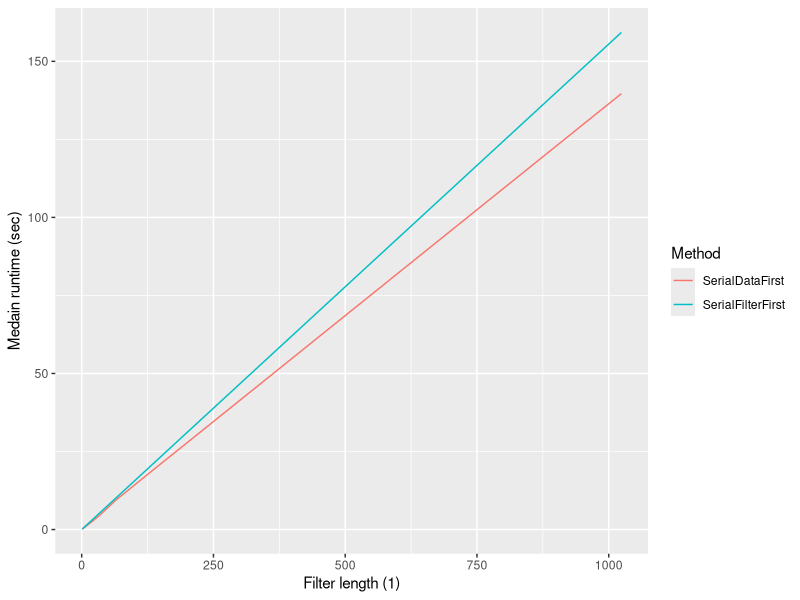
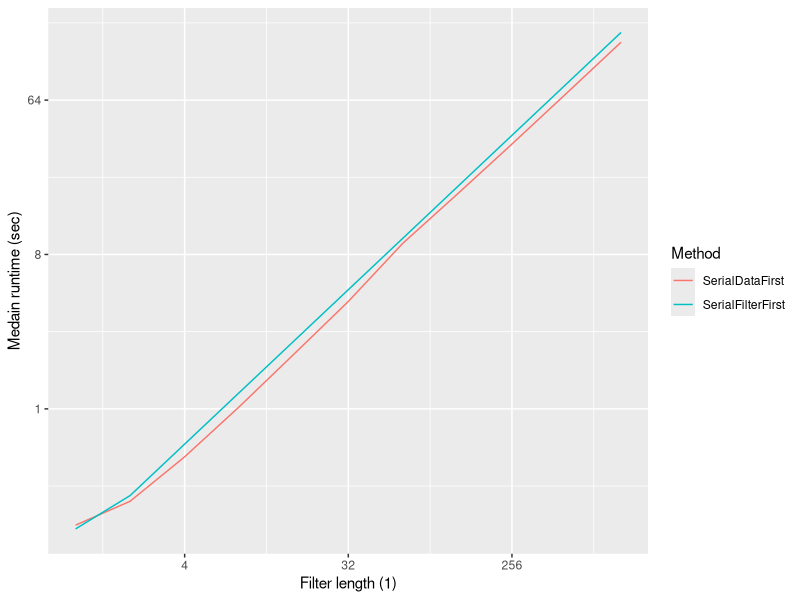
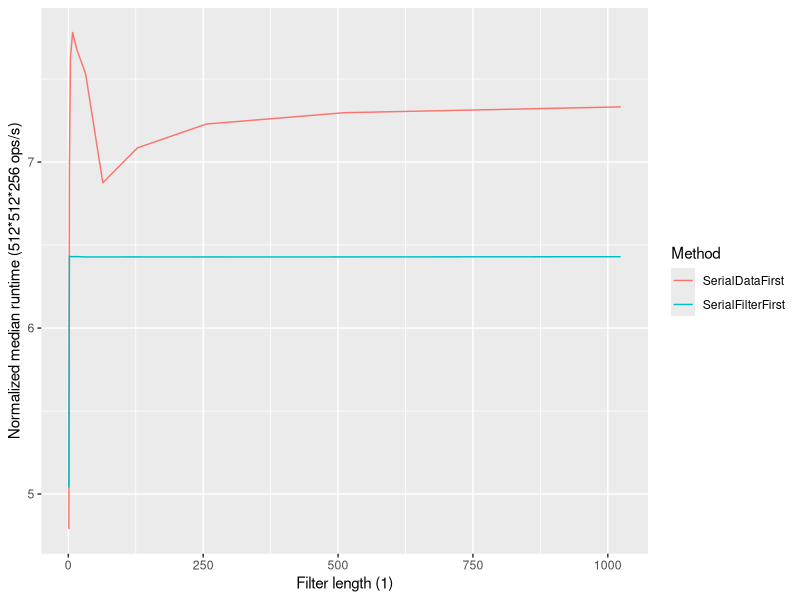
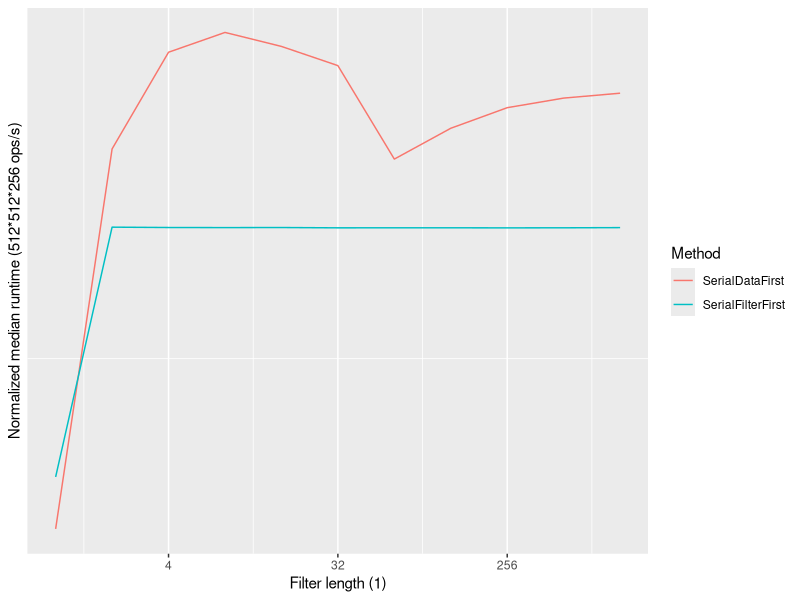
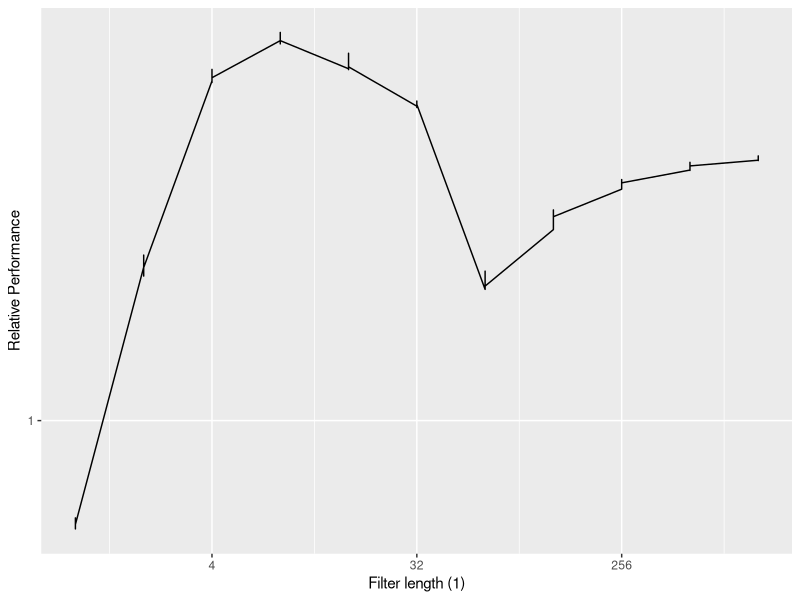
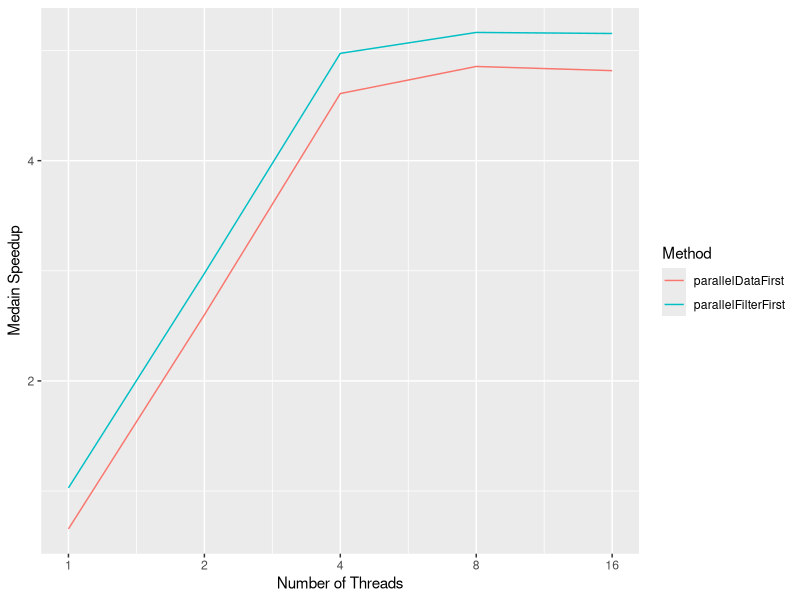

Write the R code that produced these figures, in order.
## ---- chunk 1
knitr::opts_chunk$set(echo = FALSE)
knitr::opts_chunk$set(fig.pos = 'H')
## ---- chunk 2
library(tidyverse)

le = read_csv("loop_efficiency.txt")
lp = read_csv("loop_parallel.txt")
lu = read_csv("loop_unrolling.txt")
ds = read_csv("dynamic_schedul.txt")
ss = read_csv("static_schedul.txt")
## ---- chunk 3
data1a <- le %>% 
    group_by(filter_len) %>%
    summarize(SerialFilterFirst=median(filter_1st),SerialDataFirst=median(data_1st)) %>%
    gather(Method, Median_Time, -filter_len)

ggplot(data1a, aes(x=filter_len, y=Median_Time, colour=Method)) +
    geom_line() +
    ylab("Medain runtime (sec)") +
    xlab("Filter length (1)") 
## ---- chunk 4
ggplot(data1a, aes(x=filter_len, y=Median_Time, colour=Method)) +
    geom_line() +
    ylab("Medain runtime (sec)") +
    xlab("Filter length (1)") +
    scale_x_continuous(trans='log2') +
    scale_y_continuous(trans='log2')
## ---- chunk 5
data1b <- data1a %>% 
    mutate(normtime = filter_len / Median_Time)

ggplot(data1b, aes(x=filter_len, y=normtime, colour=Method)) +
    geom_line() +
    ylab("Normalized median runtime (512*512*256 ops/s)") +
    xlab("Filter length (1)") 
## ---- chunk 6
ggplot(data1b, aes(x=filter_len, y=normtime, colour=Method)) +
    geom_line() +
    ylab("Normalized median runtime (512*512*256 ops/s)") +
    xlab("Filter length (1)") +
    scale_x_continuous(trans='log2') +
    scale_y_continuous(trans='log2')
## ---- chunk 7
data1d <- le %>% 
    mutate(rp = filter_1st / data_1st)

ggplot(data1d, aes(x=filter_len, y=rp)) +
    geom_line() +
    ylab("Relative Performance") +
    xlab("Filter length (1)") +
    scale_x_continuous(trans='log2') +
    scale_y_continuous(trans='log2')
## ---- chunk 8
data22a <- lp %>% 
    group_by(num_threads) %>%
    summarize(parallelFilterFirst=79.643385/median(filter_1st),parallelDataFirst=70.160775/median(data_1st)) %>%
    gather(Method, Median_Speedup, -num_threads)

ggplot(data22a, aes(x=num_threads, y=Median_Speedup, colour=Method)) +
    geom_line() +
    ylab("Medain Speedup") +
    xlab("Number of Threads") +
    scale_x_continuous(trans='log2') +
    scale_y_continuous(trans='log2')
